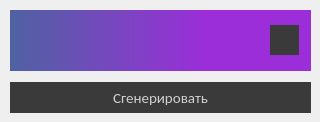
<?xml version="1.0" encoding="UTF-8"?>
<ui version="4.0">
 <class>Dialog</class>
 <widget class="QDialog" name="Dialog">
  <property name="geometry">
   <rect>
    <x>0</x>
    <y>0</y>
    <width>320</width>
    <height>122</height>
   </rect>
  </property>
  <property name="minimumSize">
   <size>
    <width>320</width>
    <height>122</height>
   </size>
  </property>
  <property name="maximumSize">
   <size>
    <width>320</width>
    <height>122</height>
   </size>
  </property>
  <property name="windowTitle">
   <string>Password generator</string>
  </property>
  <property name="windowIcon">
   <iconset resource="resource.qrc">
    <normaloff>:/icons/assets/icon.png</normaloff>:/icons/assets/icon.png</iconset>
  </property>
  <property name="styleSheet">
   <string notr="true">QPushButton {
border: none;
background-color: rgb(58, 58, 58);
color: rgb(208, 208, 208);
font: 15px Calibri
}

QPushButton:hover {
color: white;
background-color: rgb(20, 20, 20);
}</string>
  </property>
  <widget class="QPushButton" name="generate">
   <property name="geometry">
    <rect>
     <x>10</x>
     <y>82</y>
     <width>301</width>
     <height>31</height>
    </rect>
   </property>
   <property name="styleSheet">
    <string notr="true"/>
   </property>
   <property name="text">
    <string>Сгенерировать</string>
   </property>
  </widget>
  <widget class="QLabel" name="password">
   <property name="geometry">
    <rect>
     <x>10</x>
     <y>10</y>
     <width>301</width>
     <height>61</height>
    </rect>
   </property>
   <property name="styleSheet">
    <string notr="true">QLabel {
background: qlineargradient(spread:pad, angle:135, x1:0, y1:0, x2:1, y2:0, stop: 0 rgba(79,98,161,1), stop: 0.65 rgba(155,46,217,1));
qproperty-alignment: AlignCenter;
font: 22px Calibri;
}</string>
   </property>
   <property name="text">
    <string/>
   </property>
  </widget>
  <widget class="QPushButton" name="copy">
   <property name="geometry">
    <rect>
     <x>270</x>
     <y>25</y>
     <width>29</width>
     <height>30</height>
    </rect>
   </property>
   <property name="text">
    <string/>
   </property>
   <property name="icon">
    <iconset resource="resource.qrc">
     <normaloff>:/icons/assets/copy.png</normaloff>:/icons/assets/copy.png</iconset>
   </property>
  </widget>
 </widget>
 <resources>
  <include location="resource.qrc"/>
 </resources>
 <connections/>
</ui>
